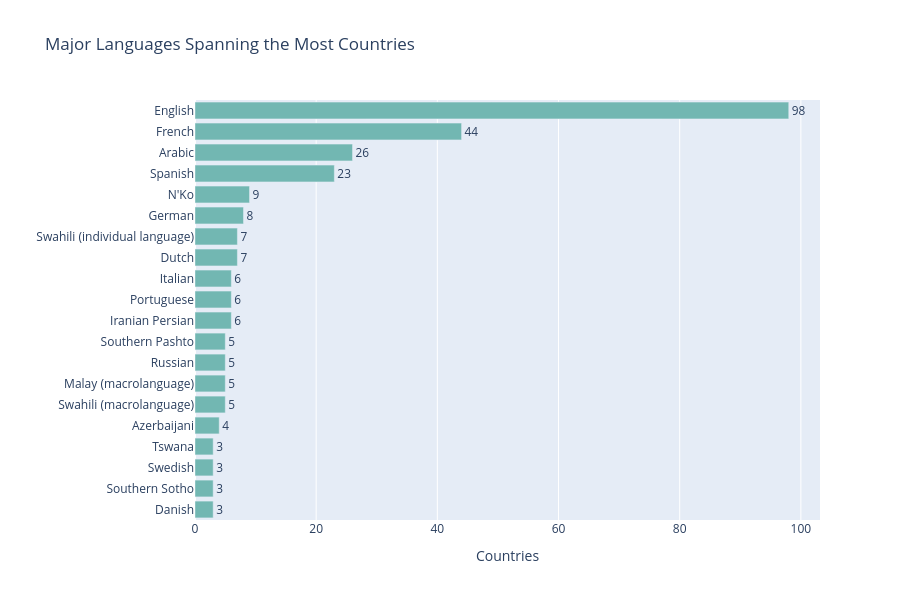

The notebook cell saved with this chart:
### Markdown cell above
## 4 · Horizontal bar chart — top cross-border languages

### Code cell
top20 = major_df.head(20)

fig = px.bar(
    top20,
    x="country_count",
    y="language",
    orientation="h",
    text="country_count",
    labels={"country_count": "Countries", "language": ""},
    title="Major Languages Spanning the Most Countries",
    color_discrete_sequence=["#72b7b2"],
)
fig.update_layout(yaxis={"categoryorder": "total ascending"}, height=600)
fig.update_traces(textposition="outside")
fig.show()

### Figure 1 — Plotly figure (JSON) as saved in the notebook; plotly's stock layout.template omitted (floating-point values rounded to 4 significant figures)
{"data": [{"hovertemplate": "Countries=%{text}<br>=%{y}<extra></extra>", "legendgroup": "", "marker": {"color": "#72b7b2", "pattern": {"shape": ""}}, "name": "", "orientation": "h", "showlegend": false, "text": [98.0, 44.0, 26.0, 23.0, 9.0, 8.0, 7.0, 7.0, 6.0, 6.0, 6.0, 5.0, 5.0, 5.0, 5.0, 4.0, 3.0, 3.0, 3.0, 3.0], "textposition": "outside", "type": "bar", "x": [98, 44, 26, 23, 9, 8, 7, 7, 6, 6, 6, 5, 5, 5, 5, 4, 3, 3, 3, 3], "xaxis": "x", "y": ["English", "French", "Arabic", "Spanish", "N'Ko", "German", "Dutch", "Swahili (individual language)", "Iranian Persian", "Portuguese", "Italian", "Swahili (macrolanguage)", "Malay (macrolanguage)", "Russian", "Southern Pashto", "Azerbaijani", "Danish", "Southern Sotho", "Swedish", "Tswana"], "yaxis": "y"}], "layout": {"barmode": "relative", "height": 600, "legend": {"tracegroupgap": 0}, "title": {"text": "Major Languages Spanning the Most Countries"}, "xaxis": {"anchor": "y", "domain": [0, 1], "title": {"text": "Countries"}}, "yaxis": {"anchor": "x", "categoryorder": "total ascending", "domain": [0, 1], "title": {"text": ""}}}}
